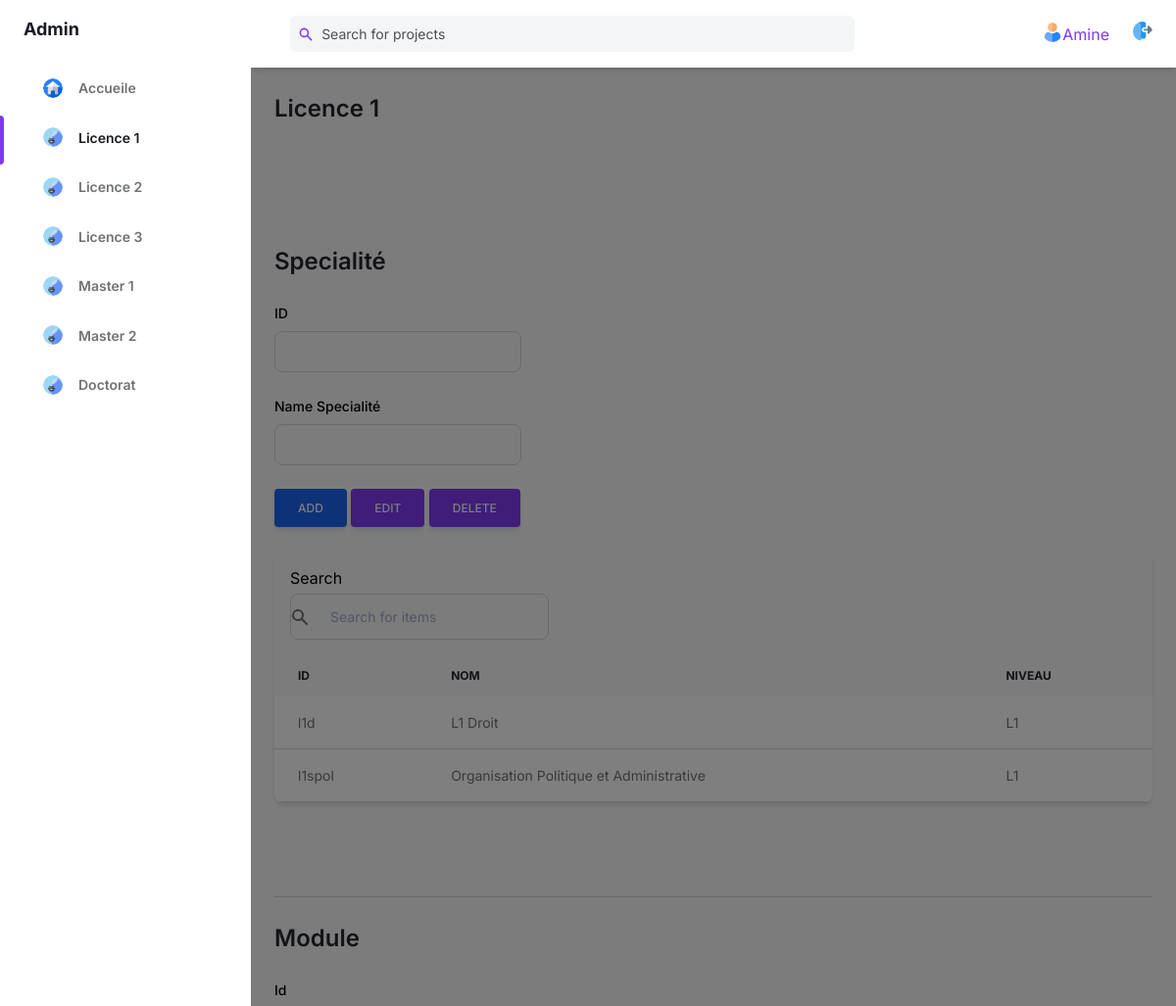
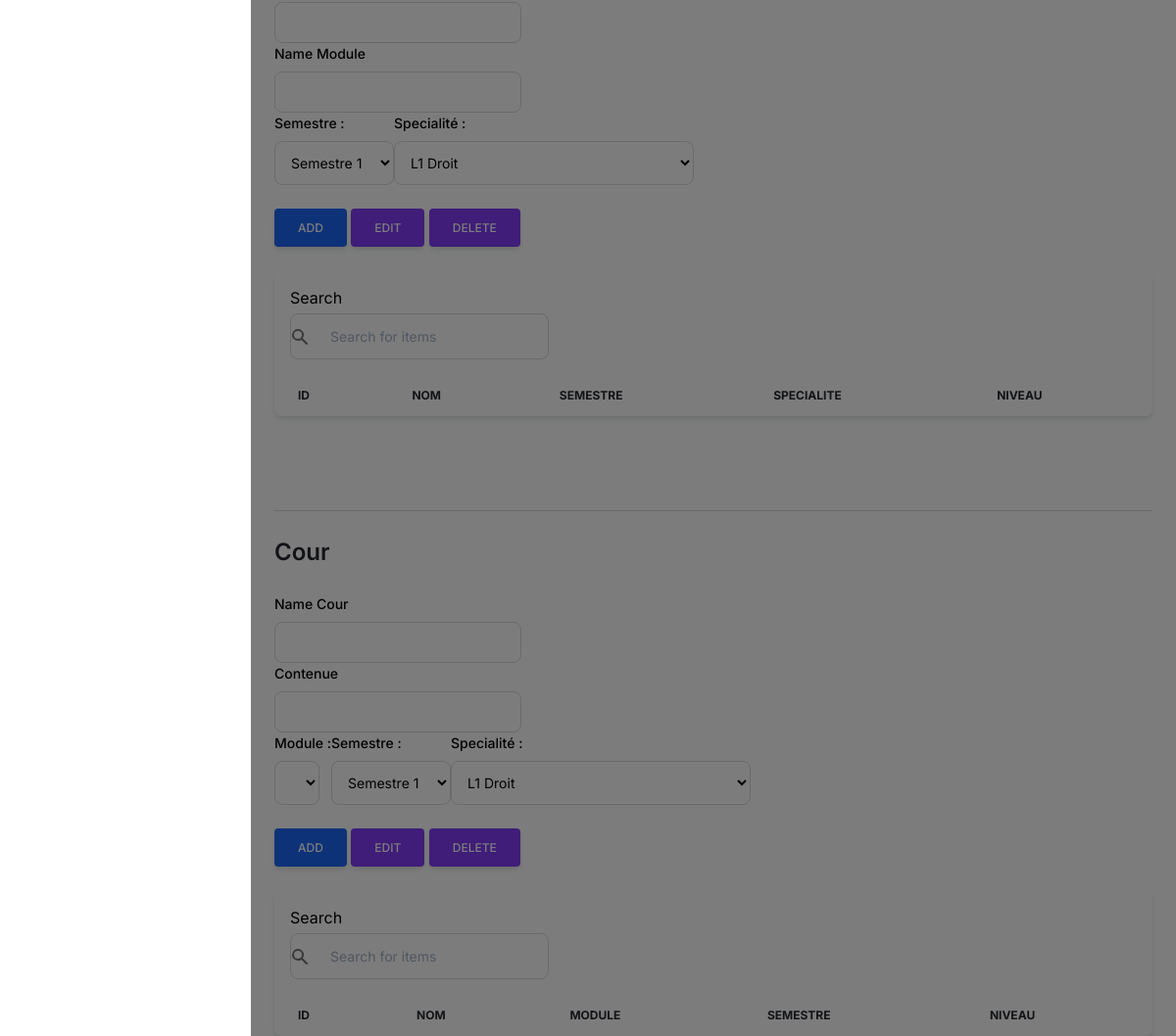
The app's page /licence1.php (signed in) with its own data (2 pictures, top to bottom).
### tables this page shows
CREATE TABLE `specialite` (
  `id_spec` varchar(50) NOT NULL,
  `name_spec` varchar(255) NOT NULL,
  `id_niv` varchar(50) NOT NULL
);

### licence1.php (the view, shortened to what the rows shown need)
<?php
if (isset($_SESSION['id']) && isset($_SESSION['user_name'])) {
 ?>
<!DOCTYPE html>
<html :class="{ 'theme-dark': dark }" x-data="data()" lang="en">
  <head>
    <link rel="stylesheet" href="./assets/css/tailwind.output.css" />
  </head>
  <body>
    <div
      class="flex h-screen bg-gray-50 dark:bg-gray-900"
      :class="{ 'overflow-hidden': isSideMenuOpen}">
      <div class="flex flex-col flex-1">
        <header class="z-10 py-4 bg-white shadow-md dark:bg-gray-800">
          <div class="container flex items-center justify-between h-full px-6 mx-auto text-purple-600 dark:text-purple-300">
            <ul class="flex items-center flex-shrink-0 space-x-6">
              <li class="relative">
                <button
                  class="align-middle rounded-full focus:shadow-outline-purple focus:outline-none flex flex-row center-center"
                  @click="toggleProfileMenu"
                  @keydown.escape="closeProfileMenu"
                  aria-label="Account"
                  aria-haspopup="true">
                    <h1 ><?php echo $_SESSION['name']; ?></h1>
                </button>
              </li>
            </ul>
          </div>
        </header>
        <main class="h-full overflow-y-auto">
          <div class="container px-6 mx-auto grid">
            <div class="justify-center"><h2 class="my-6 text-2xl font-semibold text-gray-700 dark:text-gray-200">Licence 1</h2></div>
            <h1 class="my-6 text-2xl font-semibold text-gray-700 dark:text-gray-200">Specialité</h1>
            <?php
							   include_once('db_conn.php');
                 $r = mysqli_query($conn,"select id_spec , name_spec , id_niv from specialite where id_niv = 'L1' ");
            ?>
           <div class="relative overflow-x-auto shadow-md sm:rounded-lg">
                <table id ="spec" class="w-full text-sm text-left text-gray-500 dark:text-gray-400">
                  <thead class="text-xs text-gray-700 uppercase bg-gray-50 dark:bg-gray-700 dark:text-gray-400">
                    <tr>
                       <th scope="col" class="px-6 py-3">Id </th>
                       <th scope="col" class="px-6 py-3">Nom</th>
                       <th scope="col" class="px-6 py-3">Niveau</th>
                    </tr>
                  </thead>
                  <?php
                  while($row = mysqli_fetch_array($r) ){
                    echo '<tr class="bg-white dark:bg-gray-800 border-b transition duration-300 ease-in-out  hover:bg-gray-100">';
                    echo '<td class="px-6 py-4 ">' . $row['id_spec']   . '</td>';
                    echo '<td class="px-6 py-4 ">' . $row['name_spec'] . '</td>';
                    echo '<td class="px-6 py-4 ">' . $row['id_niv']    . '</td>';
                    echo '</tr>';
                  }?>
                </table>
            </div>
            <h1 class="my-6 text-2xl font-semibold text-gray-700 dark:text-gray-200">Module</h1>
            <br>
            <div class="relative overflow-x-auto shadow-md sm:rounded-lg">
                <table id ="mod" class="w-full text-sm text-left text-gray-500 dark:text-gray-400">
                  <thead class="text-xs text-gray-700 uppercase bg-gray-50 dark:bg-gray-700 dark:text-gray-400">
                    <tr>
                       <th scope="col" class="px-6 py-3">Id </th>
                       <th scope="col" class="px-6 py-3">Nom</th>
                       <th scope="col" class="px-6 py-3">Semestre</th>
                       <th scope="col" class="px-6 py-3">Specialite</th>
                       <th scope="col" class="px-6 py-3">Niveau</th>
                    </tr>
                  </thead>
                </table>
            </div>
            <h1 class="my-6 text-2xl font-semibold text-gray-700 dark:text-gray-200">Cour</h1>
            <br>
            <div class="relative overflow-x-auto shadow-md sm:rounded-lg">
                <table id ="spec" class="w-full text-sm text-left text-gray-500 dark:text-gray-400">
                  <thead class="text-xs text-gray-700 uppercase bg-gray-50 dark:bg-gray-700 dark:text-gray-400">
                    <tr>
                       <th scope="col" class="px-6 py-3">Id </th>
                       <th scope="col" class="px-6 py-3">Nom</th>
                       <th scope="col" class="px-6 py-3">Module</th>
                       <th scope="col" class="px-6 py-3">Semestre</th>
                       <th scope="col" class="px-6 py-3">Niveau</th>
                    </tr>
                  </thead>
                </table>
            </div>
          </div>
        </main>
      </div>
    </div>
  </body>
</html>
<?php
    }
?>

### records on screen
specialite: id_spec "l1d", name_spec "L1 Droit", id_niv "L1"
specialite: id_spec "l1spol", name_spec "Organisation Politique et Administrative", id_niv "L1"

### other values on screen
$_SESSION['name'] "Amine"
form field sems "Semestre 1"
form field spec "L1 Droit"
form field value "Semestre 1"
form field value "L1 Droit"
